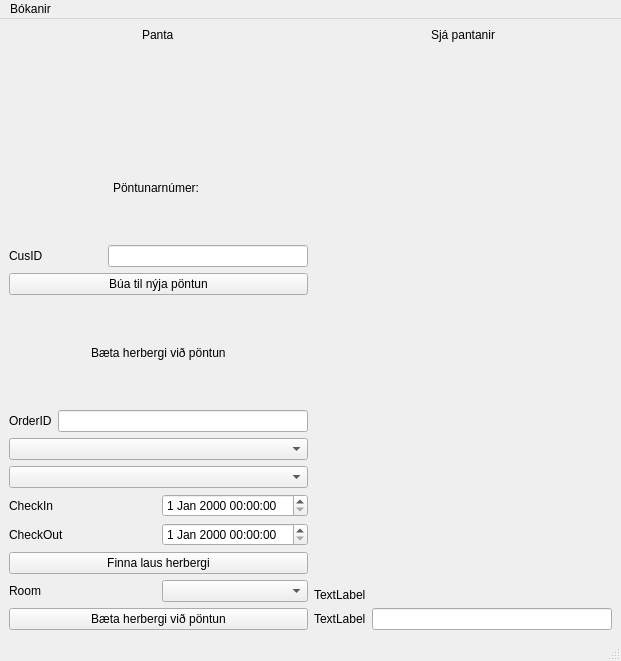
<?xml version="1.0" encoding="UTF-8"?>
<ui version="4.0">
 <class>ReceptionWindow</class>
 <widget class="QMainWindow" name="ReceptionWindow">
  <property name="geometry">
   <rect>
    <x>0</x>
    <y>0</y>
    <width>621</width>
    <height>661</height>
   </rect>
  </property>
  <property name="windowTitle">
   <string>Hraun Hótel - Móttökuritari</string>
  </property>
  <property name="toolTipDuration">
   <number>-59</number>
  </property>
  <widget class="QWidget" name="centralwidget">
   <layout class="QVBoxLayout" name="verticalLayout_2">
    <item>
     <layout class="QHBoxLayout" name="horizontalLayout_4">
      <item>
       <layout class="QVBoxLayout" name="verticalLayout_7">
        <property name="spacing">
         <number>-1</number>
        </property>
        <property name="bottomMargin">
         <number>0</number>
        </property>
        <item alignment="Qt::AlignHCenter|Qt::AlignTop">
         <widget class="QLabel" name="label_3">
          <property name="text">
           <string>Panta</string>
          </property>
         </widget>
        </item>
        <item alignment="Qt::AlignHCenter">
         <widget class="QLabel" name="label_8">
          <property name="text">
           <string>Pöntunarnúmer: </string>
          </property>
         </widget>
        </item>
        <item>
         <layout class="QHBoxLayout" name="horizontalLayout_6">
          <item>
           <widget class="QLabel" name="label">
            <property name="text">
             <string>CusID</string>
            </property>
            <property name="margin">
             <number>0</number>
            </property>
           </widget>
          </item>
          <item>
           <widget class="QLineEdit" name="lineEditCusID">
            <property name="sizePolicy">
             <sizepolicy hsizetype="Expanding" vsizetype="Fixed">
              <horstretch>0</horstretch>
              <verstretch>0</verstretch>
             </sizepolicy>
            </property>
            <property name="maximumSize">
             <size>
              <width>200</width>
              <height>16777215</height>
             </size>
            </property>
           </widget>
          </item>
         </layout>
        </item>
        <item>
         <widget class="QPushButton" name="btnCreateOrder">
          <property name="text">
           <string>Búa til nýja pöntun</string>
          </property>
         </widget>
        </item>
        <item alignment="Qt::AlignHCenter">
         <widget class="QLabel" name="label_7">
          <property name="text">
           <string>Bæta herbergi við pöntun</string>
          </property>
         </widget>
        </item>
        <item>
         <layout class="QHBoxLayout" name="horizontalLayout_8">
          <item>
           <widget class="QLabel" name="label_9">
            <property name="text">
             <string>OrderID</string>
            </property>
           </widget>
          </item>
          <item>
           <widget class="QLineEdit" name="lineEditOrderID"/>
          </item>
         </layout>
        </item>
        <item>
         <widget class="QComboBox" name="selectHotelPlace">
          <property name="currentIndex">
           <number>-1</number>
          </property>
         </widget>
        </item>
        <item>
         <widget class="QComboBox" name="selectRoomType"/>
        </item>
        <item>
         <layout class="QHBoxLayout" name="horizontalLayout_9">
          <item>
           <widget class="QLabel" name="label_11">
            <property name="text">
             <string>CheckIn</string>
            </property>
           </widget>
          </item>
          <item>
           <widget class="QDateTimeEdit" name="dateTimeEditCheckIn"/>
          </item>
         </layout>
        </item>
        <item>
         <layout class="QHBoxLayout" name="horizontalLayout_10">
          <item>
           <widget class="QLabel" name="label_12">
            <property name="text">
             <string>CheckOut</string>
            </property>
           </widget>
          </item>
          <item>
           <widget class="QDateTimeEdit" name="dateTimeEditCheckOut"/>
          </item>
         </layout>
        </item>
        <item>
         <widget class="QPushButton" name="btnFindAvailableRooms">
          <property name="text">
           <string>Finna laus herbergi</string>
          </property>
         </widget>
        </item>
        <item>
         <layout class="QHBoxLayout" name="horizontalLayout_11">
          <item>
           <widget class="QLabel" name="label_13">
            <property name="text">
             <string>Room</string>
            </property>
           </widget>
          </item>
          <item>
           <widget class="QComboBox" name="selectAvailableRoom"/>
          </item>
         </layout>
        </item>
        <item>
         <widget class="QPushButton" name="btnAddRoomToOrder">
          <property name="text">
           <string>Bæta herbergi við pöntun</string>
          </property>
         </widget>
        </item>
       </layout>
      </item>
      <item>
       <layout class="QHBoxLayout" name="horizontalLayout_5">
        <item>
         <layout class="QVBoxLayout" name="verticalLayout_6">
          <item alignment="Qt::AlignHCenter|Qt::AlignTop">
           <widget class="QLabel" name="label_2">
            <property name="text">
             <string>Sjá pantanir</string>
            </property>
           </widget>
          </item>
          <item>
           <widget class="QStackedWidget" name="stackedWidget">
            <widget class="QWidget" name="page"/>
            <widget class="QWidget" name="page_2"/>
           </widget>
          </item>
          <item>
           <widget class="QLabel" name="label_6">
            <property name="text">
             <string>TextLabel</string>
            </property>
           </widget>
          </item>
          <item>
           <layout class="QHBoxLayout" name="horizontalLayout_7">
            <item>
             <widget class="QLabel" name="label_4">
              <property name="text">
               <string>TextLabel</string>
              </property>
             </widget>
            </item>
            <item>
             <widget class="QLineEdit" name="lineEdit_2"/>
            </item>
           </layout>
          </item>
         </layout>
        </item>
       </layout>
      </item>
     </layout>
    </item>
   </layout>
  </widget>
  <widget class="QMenuBar" name="menubar">
   <property name="geometry">
    <rect>
     <x>0</x>
     <y>0</y>
     <width>621</width>
     <height>22</height>
    </rect>
   </property>
   <property name="autoFillBackground">
    <bool>false</bool>
   </property>
   <widget class="QMenu" name="menuB_kanir">
    <property name="title">
     <string>Bókanir</string>
    </property>
    <addaction name="actionBoka"/>
    <addaction name="actionSja_bokanir"/>
   </widget>
   <addaction name="menuB_kanir"/>
  </widget>
  <widget class="QStatusBar" name="statusbar"/>
  <action name="actionBoka">
   <property name="text">
    <string>Bóka</string>
   </property>
  </action>
  <action name="actionSja_bokanir">
   <property name="text">
    <string>Sjá bókanir</string>
   </property>
  </action>
 </widget>
 <resources/>
 <connections/>
</ui>
